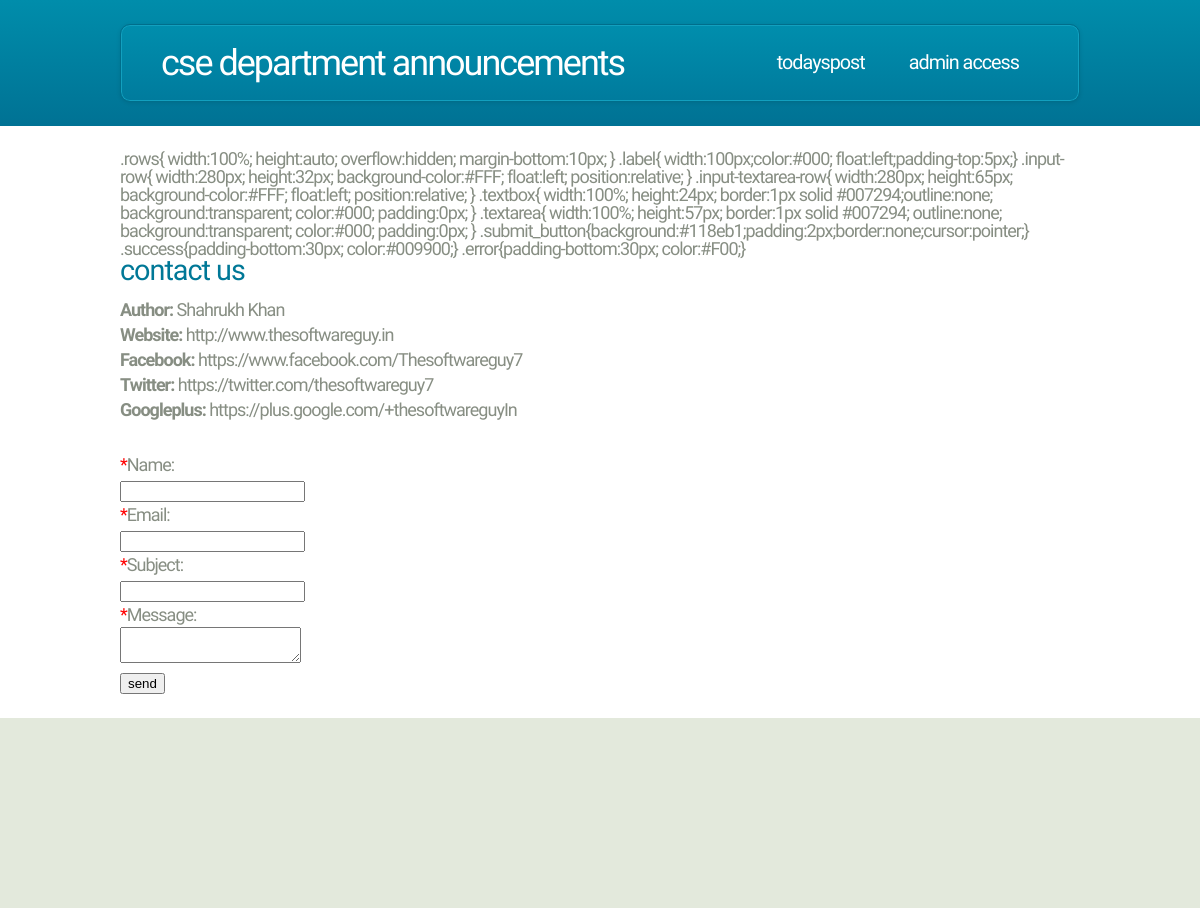
The page /contact-us.php on the database as committed earlier.
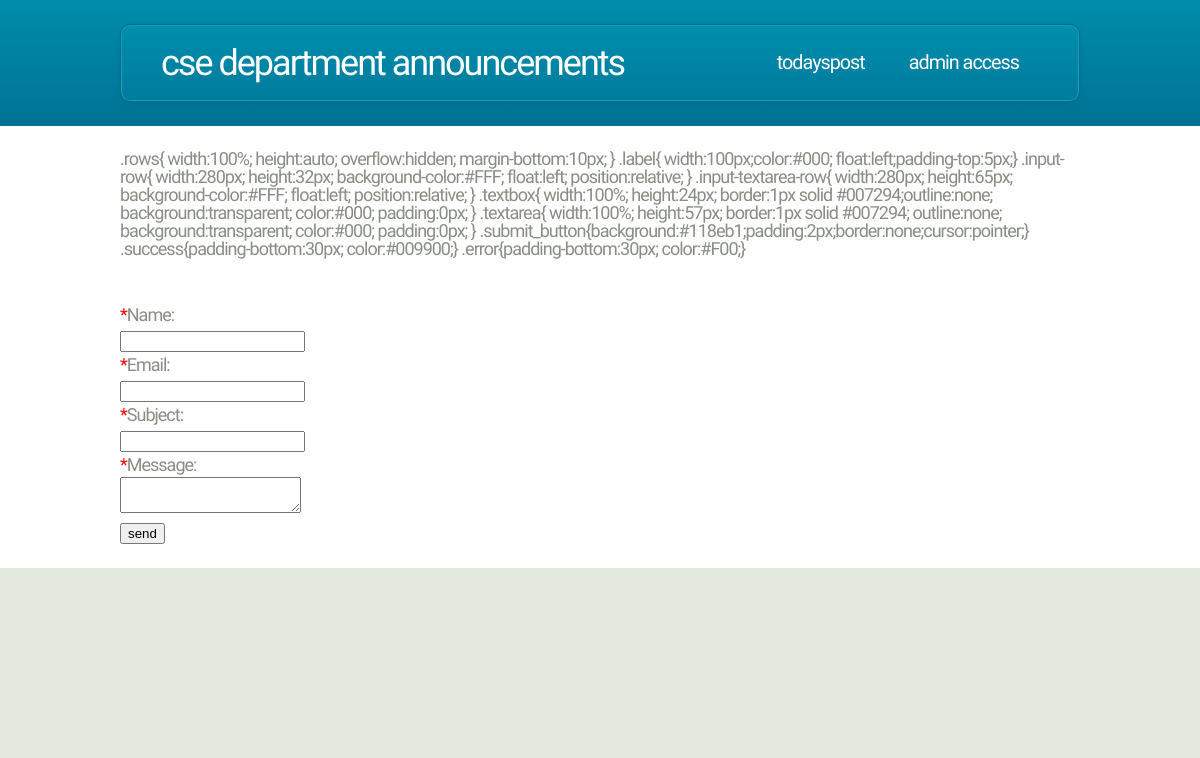
The same page on the database as committed later.
### tables this page shows
CREATE TABLE `mp_pages` (
  `page_id` int(11) NOT NULL,
  `page_title` varchar(255) NOT NULL,
  `page_desc` text,
  `meta_keywords` varchar(255) DEFAULT NULL,
  `meta_desc` varchar(255) DEFAULT NULL,
  `sort_order` int(11) NOT NULL DEFAULT '0',
  `parent` varchar(255) NOT NULL DEFAULT '0',
  `status` enum('A','I') NOT NULL DEFAULT 'A',
  `page_alias` varchar(255) DEFAULT NULL
);

### libs/config.php (called while the page is built, shortened)
<?php
require_once("common_functions.php");
$currentPage = pathinfo($_SERVER['PHP_SELF'], PATHINFO_FILENAME);
?>

### libs/common_functions.php (called while the page is built, shortened)
<?php
function getPageDetailsByName($pageAlias) {
    global $DB;
    $rs = array();
    $sql = "SELECT * FROM " . TABLE_PAGES . " WHERE 1 AND page_alias = :pname";
    try {
        $stmt = $DB->prepare($sql);
        $stmt->bindValue(":pname", $pageAlias);
        $stmt->execute();
        $results = $stmt->fetchAll();
    } catch (Exception $ex) {
        echo errorMessage($ex->getMessage());
    }
    if (count($results) > 0) {
       $rs =  $results[0];
    }
    return $rs;
}
?>

### contact-us.php (the view, shortened to what this page needs)
<?php
require("libs/config.php");
$pageDetails = getPageDetailsByName($currentPage);
include("header.php");
?>
<style>
.rows{ width:100%; height:auto; overflow:hidden; margin-bottom:10px; }
.label{ width:100px;color:#000; float:left;padding-top:5px;}
.input-row{ width:280px; height:32px; background-color:#FFF; float:left; position:relative; }
.input-textarea-row{ width:280px; height:65px; background-color:#FFF; float:left; position:relative; }
.textbox{ width:100%; height:24px;  border:1px solid #007294;outline:none; background:transparent; color:#000; padding:0px;  }
.textarea{ width:100%; height:57px;  border:1px solid #007294; outline:none; background:transparent; color:#000; padding:0px;  }
.submit_button{background:#118eb1;padding:2px;border:none;cursor:pointer;}
.success{padding-bottom:30px; color:#009900;}
.error{padding-bottom:30px; color:#F00;}
<div class="row main-row">
  <div class="8u">
    <section class="left-content">
     <h2><?php echo stripslashes($pageDetails["page_title"]); ?></h2>
            <?php echo stripslashes($pageDetails["page_desc"]); ?>
      <div style="height:30px;clear:both"></div>
      <form action="contact-us.php" method="post" name="f" onsubmit="return validateForm();">
        <div class="rows">
			<div class="label"><span style="color:#F00;">*</span>Name: </div>
			<div class="input-row" ><input name="your_name" id="your_name" type="text" class="textbox" autocomplete="off"></div>
		</div>
        <div class="rows">
			<div class="label"><span style="color:#F00;">*</span>Email: </div>
			<div class="input-row" ><input name="your_email" id="your_email" type="text" class="textbox" autocomplete="off"></div>
		</div>
        <div class="rows">
			<div class="label"><span style="color:#F00;">*</span>Subject: </div>
			<div class="input-row" ><input name="your_subject" id="your_subject" type="text" class="textbox" autocomplete="off"></div>
		</div>
         <div class="rows">
			<div class="label"><span style="color:#F00;">*</span>Message: </div>
			<div class="input-textarea-row" >
            <textarea class="textarea" name="your_message" id="your_message"></textarea></div>
		</div>
         <div class="rows">
         <input type="submit" value="send" name="sbtn" class="submit_button" />
         </div>
      </form>
    </section>
  </div>
</div>
<?php
include("footer.php");
?>

Rows that differ between the two databases and show on the page:
removed mp_pages: page_title "contact us", page_desc "Author: Shahrukh Khan Website: http://www.thesoftwareguy.in Facebook: https://www.facebook.com/Thesoftwareguy7 Twitter: https://twitter.com/thesoftwareguy7 Googleplus: https://plus.google.com/+thesoftwareguyIn"
